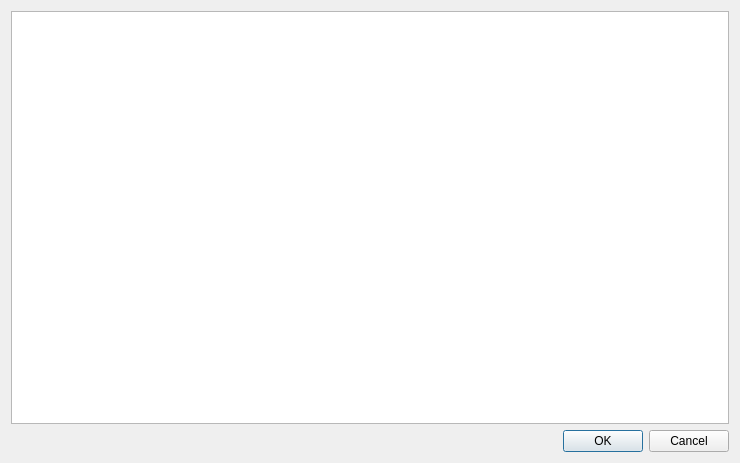
<?xml version="1.0" encoding="UTF-8"?>
<ui version="4.0">
 <class>EditConfigDialog</class>
 <widget class="QDialog" name="EditConfigDialog">
  <property name="geometry">
   <rect>
    <x>0</x>
    <y>0</y>
    <width>740</width>
    <height>463</height>
   </rect>
  </property>
  <property name="windowTitle">
   <string>Edit Brewhaust.conf</string>
  </property>
  <layout class="QVBoxLayout" name="verticalLayout_2">
   <item>
    <widget class="QTextEdit" name="configText"/>
   </item>
   <item>
    <widget class="QDialogButtonBox" name="buttonBox">
     <property name="standardButtons">
      <set>QDialogButtonBox::Cancel|QDialogButtonBox::Ok</set>
     </property>
    </widget>
   </item>
  </layout>
 </widget>
 <resources>
  <include location="../bitcoin.qrc"/>
 </resources>
 <connections>
  <connection>
   <sender>buttonBox</sender>
   <signal>accepted()</signal>
   <receiver>EditConfigDialog</receiver>
   <slot>accept()</slot>
   <hints>
    <hint type="sourcelabel">
     <x>685</x>
     <y>442</y>
    </hint>
    <hint type="destinationlabel">
     <x>660</x>
     <y>460</y>
    </hint>
   </hints>
  </connection>
  <connection>
   <sender>buttonBox</sender>
   <signal>rejected()</signal>
   <receiver>EditConfigDialog</receiver>
   <slot>reject()</slot>
   <hints>
    <hint type="sourcelabel">
     <x>591</x>
     <y>441</y>
    </hint>
    <hint type="destinationlabel">
     <x>546</x>
     <y>460</y>
    </hint>
   </hints>
  </connection>
 </connections>
 <slots>
  <slot>accept()</slot>
  <slot>reject()</slot>
 </slots>
</ui>
